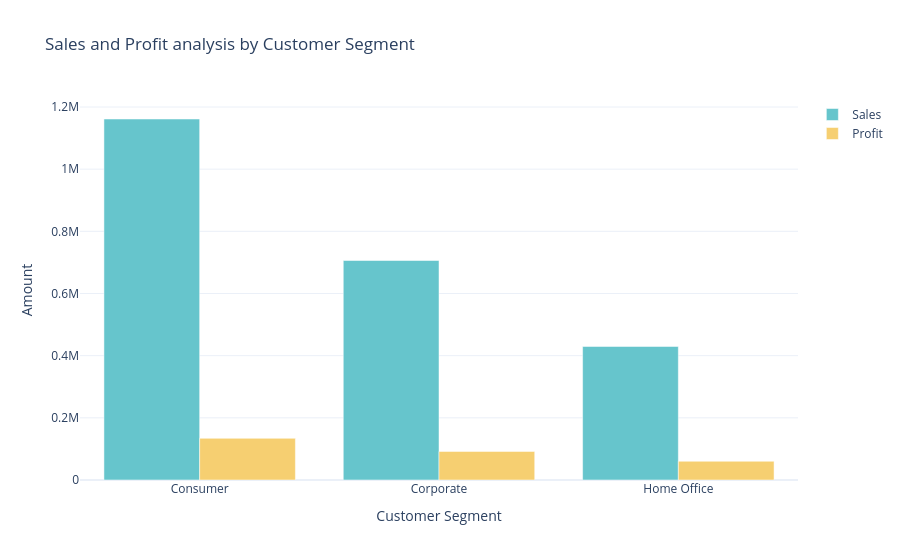

Notebook source saved alongside this figure:
### Code cell
sales_profit_by_segment  = data.groupby('Segment').agg({'Sales': 'sum','Profit':'sum'}).reset_index()

color_palette  = colors.qualitative.Pastel

fig  = go.Figure()
fig.add_trace(go.Bar(x=sales_profit_by_segment['Segment'],
                    y=sales_profit_by_segment['Sales'],
                    name='Sales',
                    marker_color= color_palette[0]))

fig.add_trace(go.Bar(x=sales_profit_by_segment['Segment'],
                    y=sales_profit_by_segment['Profit'],
                    name='Profit',
                    marker_color= color_palette[1]))


fig.update_layout(title = 'Sales and Profit analysis by Customer Segment',
                        xaxis_title='Customer Segment',yaxis_title='Amount')
                  
fig.show()

### Figure 1 — Plotly figure (JSON) as saved in the notebook; plotly's stock layout.template omitted (floating-point values rounded to 4 significant figures)
{"data": [{"marker": {"color": "rgb(102, 197, 204)"}, "name": "Sales", "type": "bar", "x": ["Consumer", "Corporate", "Home Office"], "y": [1161000.0, 706100.0, 429700.0]}, {"marker": {"color": "rgb(246, 207, 113)"}, "name": "Profit", "type": "bar", "x": ["Consumer", "Corporate", "Home Office"], "y": [134100.0, 91980.0, 60300.0]}], "layout": {"title": {"text": "Sales and Profit analysis by Customer Segment"}, "xaxis": {"title": {"text": "Customer Segment"}}, "yaxis": {"title": {"text": "Amount"}}}}
